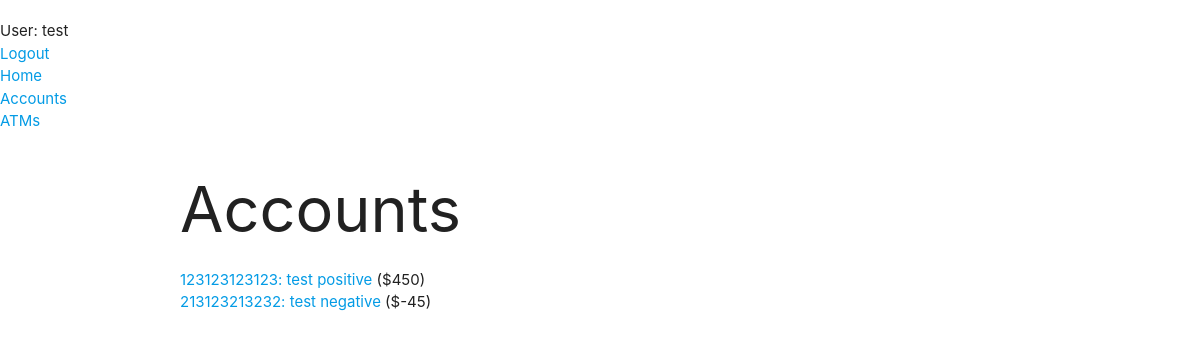
The app's page /catalog/myaccounts/ (signed in) with its own data.
### catalog/models.py (models this page shows, shortened)
class Account(models.Model):
    account_number = models.CharField(
        primary_key=True,
        validators=[MinLengthValidator(12)],
        max_length=12,
        help_text='Enter Account Number')
    first_name = models.CharField(
        validators=[MinLengthValidator(1)],
        max_length=30,
        help_text='Enter first name for Account')
    last_name = models.CharField(
        validators=[MinLengthValidator(1)],
        max_length=30,
        help_text='Enter last name for Account')
    phone_number = models.CharField(
        validators=[MinLengthValidator(10)],
        max_length=10,
        help_text='Enter phone number for Account')
    balance = models.IntegerField(
        help_text='Balance for Account')
    """ Links account to a specific user """
    bank_user = models.ForeignKey(
        User,
        on_delete=models.SET_NULL,
        null=True,
        blank=True)

### catalog/views.py (the view)
# urls.py: path('myaccounts/', views.AccountByUserListView.as_view(), name='my-accounts'),
class AccountByUserListView(LoginRequiredMixin,generic.ListView):
    model = Account
    template_name ='catalog/account_list_user.html'
    paginate_by = 10
    def get_queryset(self):
        return Account.objects.filter(bank_user=self.request.user).order_by('account_number')

### catalog/templates/catalog/account_list_user.html
{% extends "base_generic.html" %}
{% block content %}
    <h1>Accounts</h1>
    {% if account_list %}
    <ul>
      {% for account in account_list %}
      <li class="{% if account.balance < 0 %}text-danger{% endif %}">
        <a href="{% url 'account-detail' account.pk %}">{{account.account_number}}: {{ account.first_name }} {{ account.last_name }}</a> (${{ account.balance }})
      </li>
      {% endfor %}
    </ul>
    {% else %}
      <p>You currently have no opened accounts with Bank ANL.</p>
    {% endif %}
{% endblock %}

### catalog/templates/base_generic.html (shortened to what this page needs)
<!DOCTYPE html>
<html lang="en">
<head>
  <link rel="stylesheet" href="https://cdnjs.cloudflare.com/ajax/libs/materialize/1.0.0/css/materialize.min.css">
  {% load static %}
  <link rel="stylesheet" href="{% static 'css/styles.css' %}">
</head>
<body>
  <div class="container-fluid">
    <div class="row">
      <div class="col-sm-2">
        {% block sidebar %}
        <ul class="sidebar-nav">
          {% if user.is_authenticated %}
            <li>User: {{ user.get_username }}</li>
            <li><a href="{% url 'logout'%}?next={{request.path}}">Logout</a></li>
          {% else %}
            <li><a href="{% url 'login'%}?next={{request.path}}">Sign in</a> or
                <a href="{% url 'register'%}?next={{request.path}}">register</a></li>
          {% endif %}
          <li><a href="{% url 'index' %}">Home</a></li>
          <li><a href="{% url 'accounts' %}">Accounts</a></li>
          <li><a href="">ATMs</a></li>
        </ul>
        {% endblock %}
      </div>
      <div class="col-sm-10">
        <div class="container">
          {% block content %}
          {% endblock %}
        </div>
      </div>
    </div>
  </div>
</body>
</html>

### catalog/static/css/styles.css (style rules this page uses)
.sidebar-nav { margin-top: 20px; padding: 0; list-style: none; }

### records on screen
Account: account_number "123123123123", first_name "test", last_name "positive", balance "450"
Account: account_number "213123213232", first_name "test", last_name "negative", balance "-45"

### other values on screen
{{ user.get_username }} "test"
